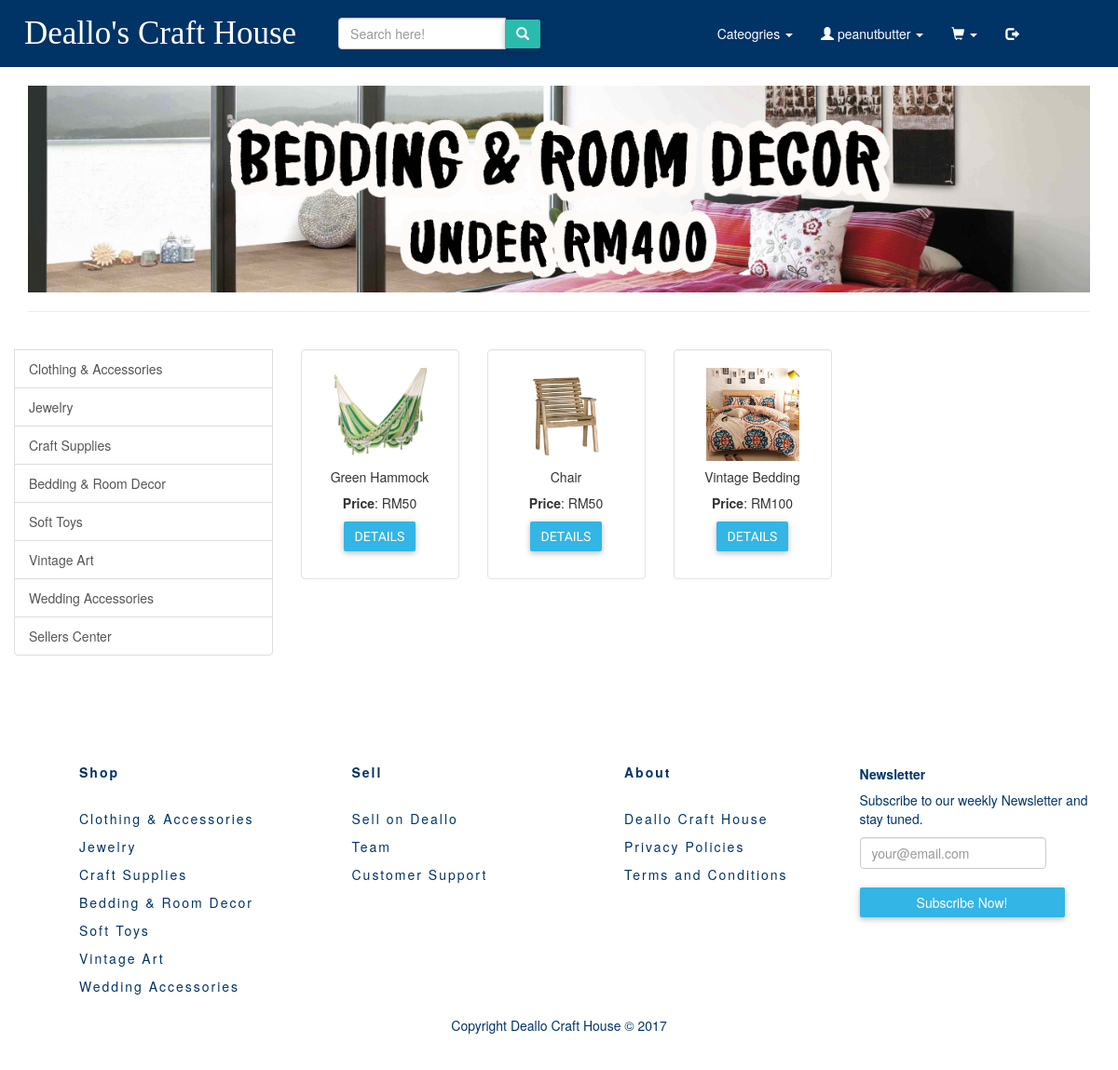
The page /pages/products/bedding.php (signed in) on the database its author committed.
### tables this page shows
CREATE TABLE `product` (
  `id` int(11) NOT NULL,
  `name` varchar(80) NOT NULL,
  `summary` varchar(255) NOT NULL,
  `price` double NOT NULL,
  `quantity` varchar(10) NOT NULL,
  `image` varchar(100) NOT NULL,
  `product_owner` varchar(255) NOT NULL,
  `category` varchar(255) NOT NULL
);

### pages/products/bedding.php (the view, shortened to what this page needs)
<?php include '../../includes/product_config.php' ?>
<!DOCTYPE html>
<html>
<head>
	<link rel="stylesheet=" href="../styles/bootstrap/bootstrap.css">
    <link rel="stylesheet" href="https://maxcdn.bootstrapcdn.com/bootstrap/3.3.7/css/bootstrap.min.css">
    <link rel="stylesheet" type="text/css" href="../../styles/test.css"/>
    <link rel="stylesheet" type="text/css" href="../../styles/footer.css"/>
    <link rel="stylesheet" type="text/css" href="../../styles/buttons.css"/>
</head>
<body>
<?php include "../../templates/navbar_product_pages.php" ?>
<div class="container">
	<div class="row">
        <div class="col-lg-7 col-md-7 col-sm-12 col-xs-12 coverImage">
            <img src="../../images/cover-art/bedroomCover.jpg" alt="Bedding decor cover art" height="100%" class="img-responsive" width="100%"/>
        </div>
    </div>
	<hr/>
	<div class="row">
		<div class="list-group col-lg-3 col-md-3 col-sm-5 col-xs-6">
    <br>
			<a href="clothingAcc.php" class="list-group-item">Clothing &amp; Accessories</a>
			<a href="jewelry.php" class="list-group-item">Jewelry</a>
			<a href="craftSupplies.php" class="list-group-item">Craft Supplies</a>
			<a href="bedding.php" class="list-group-item">Bedding &amp; Room Decor</a>
			<a href="softToys.php" class="list-group-item">Soft Toys</a>
			<a href="vintage.php" class="list-group-item">Vintage Art</a>
			<a href="wedding.php" class="list-group-item">Wedding Accessories</a>
			<a href="../myProducts.php" class="list-group-item">Sellers Center</a>
		</div>
		<br/>
	<div class="row" id="products" >
     <?php
        $stmt = $dbh->prepare('SELECT * FROM product WHERE category= "Bedding & Room Decor" LIMIT 4 OFFSET 0');
        if ($stmt->execute()) {
            while ($row = $stmt->fetch()) {
        ?>
          <div class="col-md-2">
          <div class="well" style="background-color: white;">
              <img src="../../images/product_images/<?php echo $row['image']; ?>" class="img-responsive mx-auto d-block" width="100px" height="100px" />
              <div class="text-center">
                <h5><?php echo $row['name'] ?></h5>
                <p><strong>Price</strong>: RM<?php echo $row['price'] ?><br/></p>
                <p>
                    <button type="button" class="btn btn-info" data-toggle="modal" data-target="#myModal-<?php echo $row['id'] ?>">Details</button>
                </p>
              </div>
          </div>
          </div>
        <?php
            }
        }
        ?>
        </div>
	</div>
	</div>
</body>
 <?php include "../../templates/footer_products.php" ?>
</html>

### styles/test.css (style rules this page uses)
body { background-color: #FFFFFF; }
a { color: inherit; }
.coverImage { width:100%; }
img { margin: auto; display: block; }

### styles/buttons.css (style rules this page uses)
button { font-family: 'Roboto', sans-serif; text-transform: uppercase; }
.btn { border-radius: 2px; border: 0; transition: .2s ease-out; color: #fff; box-shadow: 0 2px 5px 0 rgba(0, 0, 0, 0.16), 0 2px 10px 0 rgba(0, 0, 0, 0.12); }
.btn-info { background: #33b5e5; }

### rows shown on the page
product: image (picture), name "Green Hammock", price "50"
product: image (picture), name "Chair", price "50"
product: image (picture), name "Vintage Bedding", price "100"

### other values the page prints
$_SESSION['username'] "peanutbutter"
